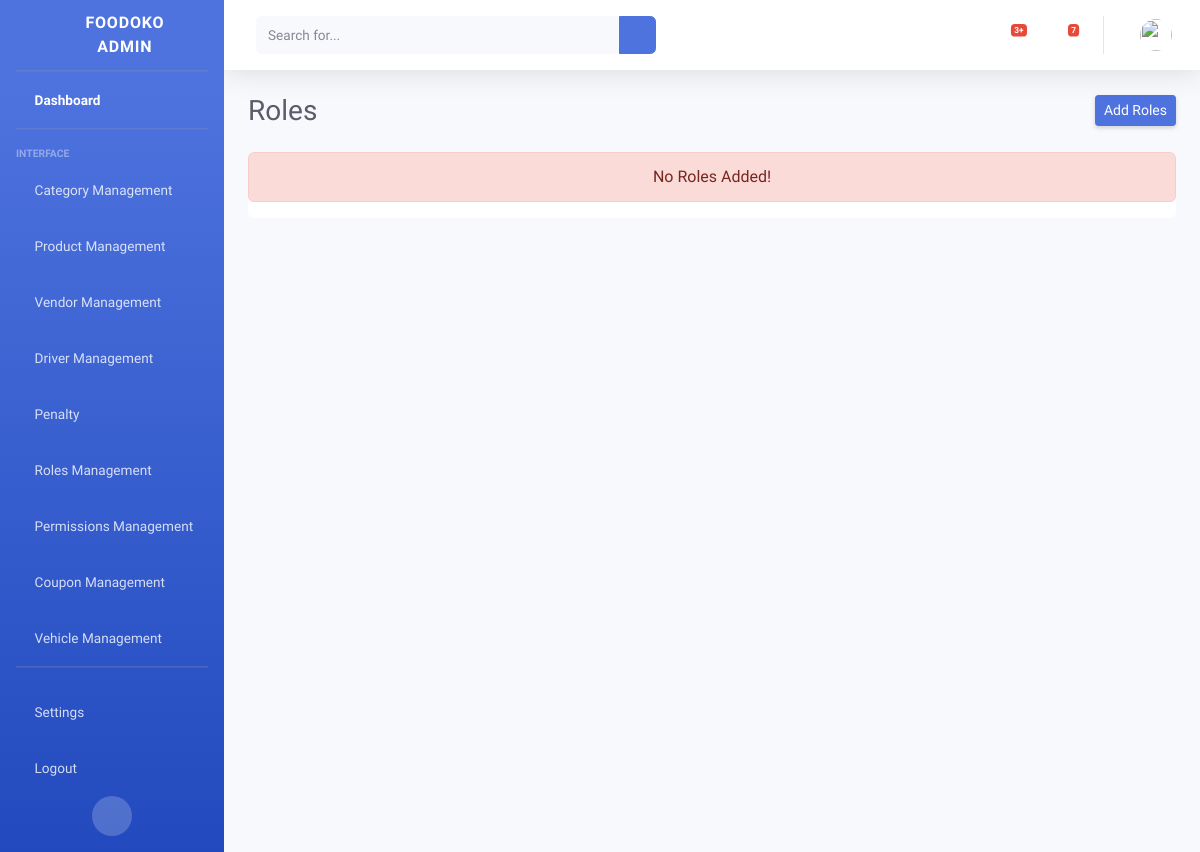
/adminpanel/roles/, run on an earlier commit of the app's database.
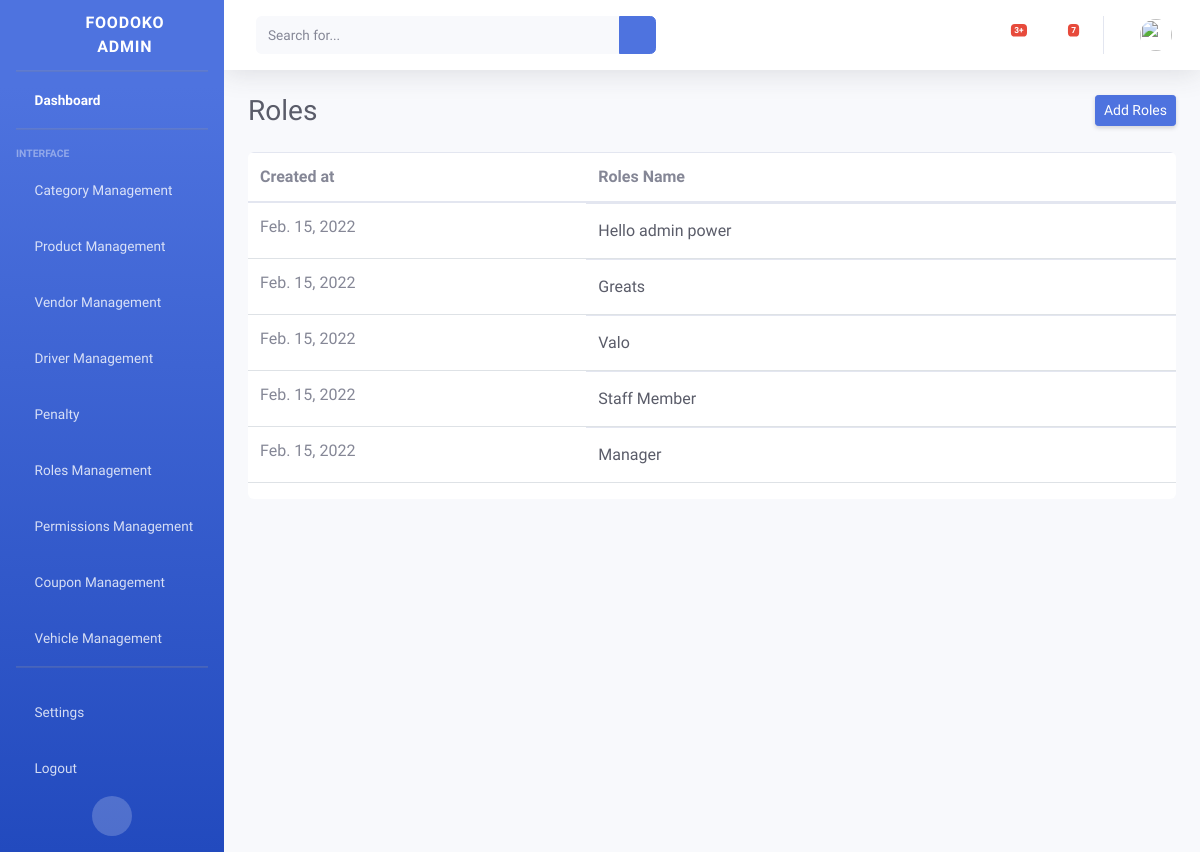
And on a later commit of the database.
### Dashboard/models.py (models this page shows, shortened)
class Role(models.Model):
    created_at = models.DateField(default=date.today, null=True)
    role_title = models.CharField(max_length=255, unique=True)
    permissions = models.ManyToManyField(Permission)
    class Meta:
        ordering = ["-id"]
        verbose_name = "Role"

### Dashboard/views.py (the view)
# urls.py: path("roles/", RoleView.as_view(), name="roleview"),
class RoleView(View):
    template_name = "roles/roles.html"
    def get(self, request):
        roles = Role.objects.all()
        args = {
            "roles": roles,
        }
        return render(request, self.template_name, args)

### Dashboard/templates/roles/roles.html (shortened to what this page needs)
{% load static %}
{% include 'base.html' %}
<body id="page-top">
    <div id="wrapper">
        {% include 'admin-sidebar.html' %}
        <div id="content-wrapper" class="d-flex flex-column">
            <div id="content">
               {% include 'admin-nav.html' %}
                <div class="container-fluid">
                    <div class="d-sm-flex align-items-center justify-content-between mb-4">
                        <h1 class="h3 mb-0 text-gray-800">Roles</h1>
                        <a href="{% url 'addRole' %}" class="d-none d-sm-inline-block btn btn-sm btn-primary shadow-sm">Add Roles</a>
                    </div>
                    <div class="main____dept____table table-responsive">
                      {% if roles %}
                        <table class="table">
                          <thead class="table_____head">
                            <tr>
                              <th scope="col">Created at</th>
                              <th scope="col">Roles Name</th>
                            </tr>
                          </thead>
                          <tbody class="catgory__table">
                            {% for r in roles %}
                            <tr>
                              <td>{{ r.created_at }}</td>
                              <td class="d-flex align-items-center">
                                <a href="#" class="w-100 d-flex text-dark">{{ r.role_title }}</a>
                                <form method="POST" action="{% url 'roleDelete' %}">
                                  <button class="border-0 bg-white" type="submit"><i class="fas fa-times-circle cross____icon"></i></button>
                                </form>
                                <a class="border-0 bg-white" href="{% url 'editRole' r.id %}"><i class="fas fa-edit cross____icon"></i></a>
                              </td>
                            </tr>
                           {% endfor %}
                          </tbody>
                        </table>
                      {% else %}
                      <div class="alert alert-danger text-center" role="alert">
                        No Roles Added!
                      </div>
                      {% endif %}
                      </div>
                </div>
            </div>
        </div>
    </div>
</body>

What changed in the data, as far as the page shows it:
added Role: created_at "Feb. 15, 2022", role_title "Hello admin power"
added Role: created_at "Feb. 15, 2022", role_title "Greats"
added Role: created_at "Feb. 15, 2022", role_title "Valo"
added Role: created_at "Feb. 15, 2022", role_title "Staff Member"
added Role: created_at "Feb. 15, 2022", role_title "Manager"
Also different on the page:
text no longer shown: "No Roles Added!"
text now shown: "Created at Roles Name"
